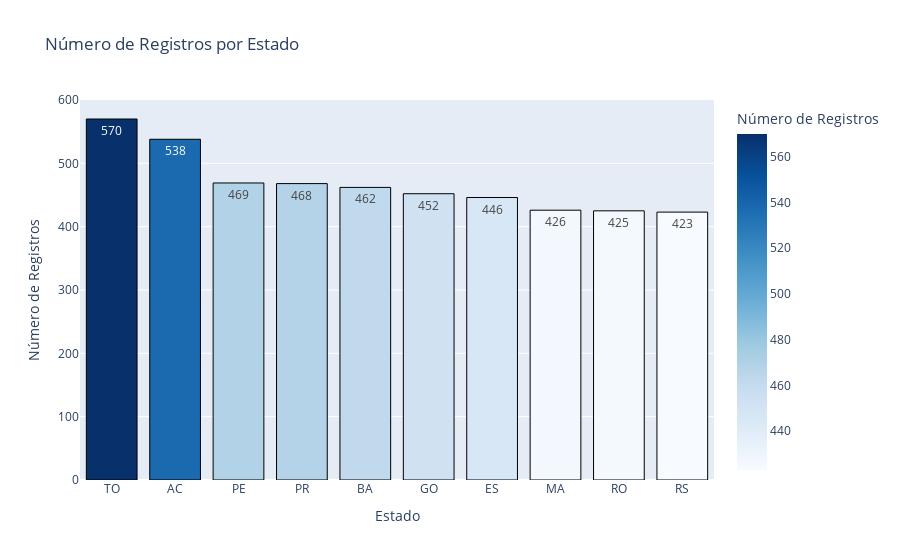
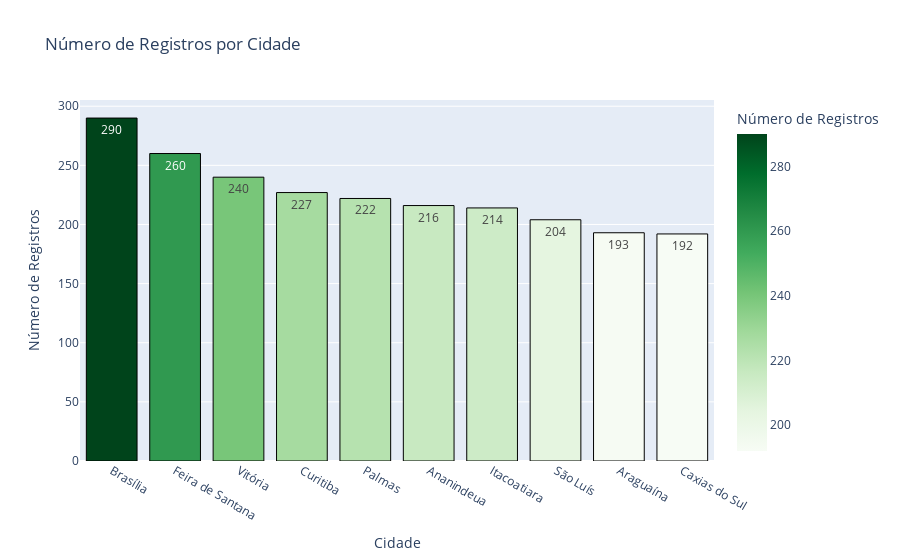

Here is the notebook cell these charts were saved with, in order:
### Code cell
# Gráfico para Estados
fig1 = px.bar(top_10_estados,
              x='estado',
              y='quantidade_registros',
              title='Número de Registros por Estado',
              labels={'quantidade_registros': 'Número de Registros', 'estado': 'Estado'},
              color='quantidade_registros',
              color_continuous_scale='blues')

fig1.update_traces(texttemplate='%{y}', textposition='inside', marker=dict(line=dict(color='black', width=1)))
fig1.update_layout(showlegend=False)  # Remover a legenda
fig1.show()

# Gráfico para Cidades
fig2 = px.bar(top_10_cidade,
              x='cidade',
              y='quantidade_registros',
              title='Número de Registros por Cidade',
              labels={'quantidade_registros': 'Número de Registros', 'cidade': 'Cidade'},
              color='quantidade_registros',
              color_continuous_scale='greens')

fig2.update_traces(texttemplate='%{y}', textposition='inside', marker=dict(line=dict(color='black', width=1)))
fig2.update_layout(showlegend=False)  # Remover a legenda
fig2.show()

### Figure 1 — Plotly figure (JSON) as saved in the notebook; plotly's stock layout.template omitted (floating-point values rounded to 4 significant figures)
{"data": [{"hovertemplate": "Estado=%{x}<br>Número de Registros=%{marker.color}<extra></extra>", "legendgroup": "", "marker": {"color": [570, 538, 469, 468, 462, 452, 446, 426, 425, 423], "coloraxis": "coloraxis", "line": {"color": "black", "width": 1}, "pattern": {"shape": ""}}, "name": "", "orientation": "v", "showlegend": false, "textposition": "inside", "texttemplate": "%{y}", "type": "bar", "x": ["TO", "AC", "PE", "PR", "BA", "GO", "ES", "MA", "RO", "RS"], "xaxis": "x", "y": [570, 538, 469, 468, 462, 452, 446, 426, 425, 423], "yaxis": "y"}], "layout": {"barmode": "relative", "coloraxis": {"colorbar": {"title": {"text": "Número de Registros"}}, "colorscale": [[0, "rgb(247,251,255)"], [0.125, "rgb(222,235,247)"], [0.25, "rgb(198,219,239)"], [0.375, "rgb(158,202,225)"], [0.5, "rgb(107,174,214)"], [0.625, "rgb(66,146,198)"], [0.75, "rgb(33,113,181)"], [0.875, "rgb(8,81,156)"], [1, "rgb(8,48,107)"]]}, "legend": {"tracegroupgap": 0}, "showlegend": false, "title": {"text": "Número de Registros por Estado"}, "xaxis": {"anchor": "y", "domain": [0, 1], "title": {"text": "Estado"}}, "yaxis": {"anchor": "x", "domain": [0, 1], "title": {"text": "Número de Registros"}}}}

### Figure 2 — Plotly figure (JSON) as saved in the notebook; plotly's stock layout.template omitted (floating-point values rounded to 4 significant figures)
{"data": [{"hovertemplate": "Cidade=%{x}<br>Número de Registros=%{marker.color}<extra></extra>", "legendgroup": "", "marker": {"color": [290, 260, 240, 227, 222, 216, 214, 204, 193, 192], "coloraxis": "coloraxis", "line": {"color": "black", "width": 1}, "pattern": {"shape": ""}}, "name": "", "orientation": "v", "showlegend": false, "textposition": "inside", "texttemplate": "%{y}", "type": "bar", "x": ["Brasília", "Feira de Santana", "Vitória", "Curitiba", "Palmas", "Ananindeua", "Itacoatiara", "São Luís", "Araguaína", "Caxias do Sul"], "xaxis": "x", "y": [290, 260, 240, 227, 222, 216, 214, 204, 193, 192], "yaxis": "y"}], "layout": {"barmode": "relative", "coloraxis": {"colorbar": {"title": {"text": "Número de Registros"}}, "colorscale": [[0, "rgb(247,252,245)"], [0.125, "rgb(229,245,224)"], [0.25, "rgb(199,233,192)"], [0.375, "rgb(161,217,155)"], [0.5, "rgb(116,196,118)"], [0.625, "rgb(65,171,93)"], [0.75, "rgb(35,139,69)"], [0.875, "rgb(0,109,44)"], [1, "rgb(0,68,27)"]]}, "legend": {"tracegroupgap": 0}, "showlegend": false, "title": {"text": "Número de Registros por Cidade"}, "xaxis": {"anchor": "y", "domain": [0, 1], "title": {"text": "Cidade"}}, "yaxis": {"anchor": "x", "domain": [0, 1], "title": {"text": "Número de Registros"}}}}
